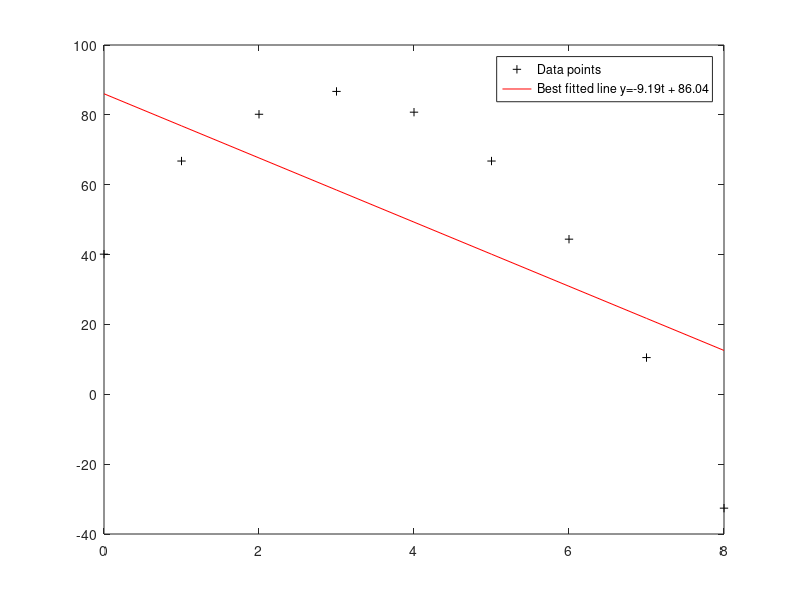

Reproduce this figure in MATLAB.
t = [0:8];
y = [40.12 66.78 80.17 86.71 80.77 66.78 44.41 10.51 -32.60];

p = polyfit(t,y,1); 
plot(t, y,'k+');
hold on;
plot(t,polyval(p,t),'r-');
title = sprintf('Best fitted line y=%.2ft + %.2f',p(1),p(2));
legend('Data points',title);

fprintf('Slope:\t%f\n', p(1));
fprintf('Intercept:\t%f\n', p(2));
fprintf('At t = 4.5:\t%f\n', polyval(p,4.5));
fprintf('At t = 8.5:\t%f\n', polyval(p,8.5));